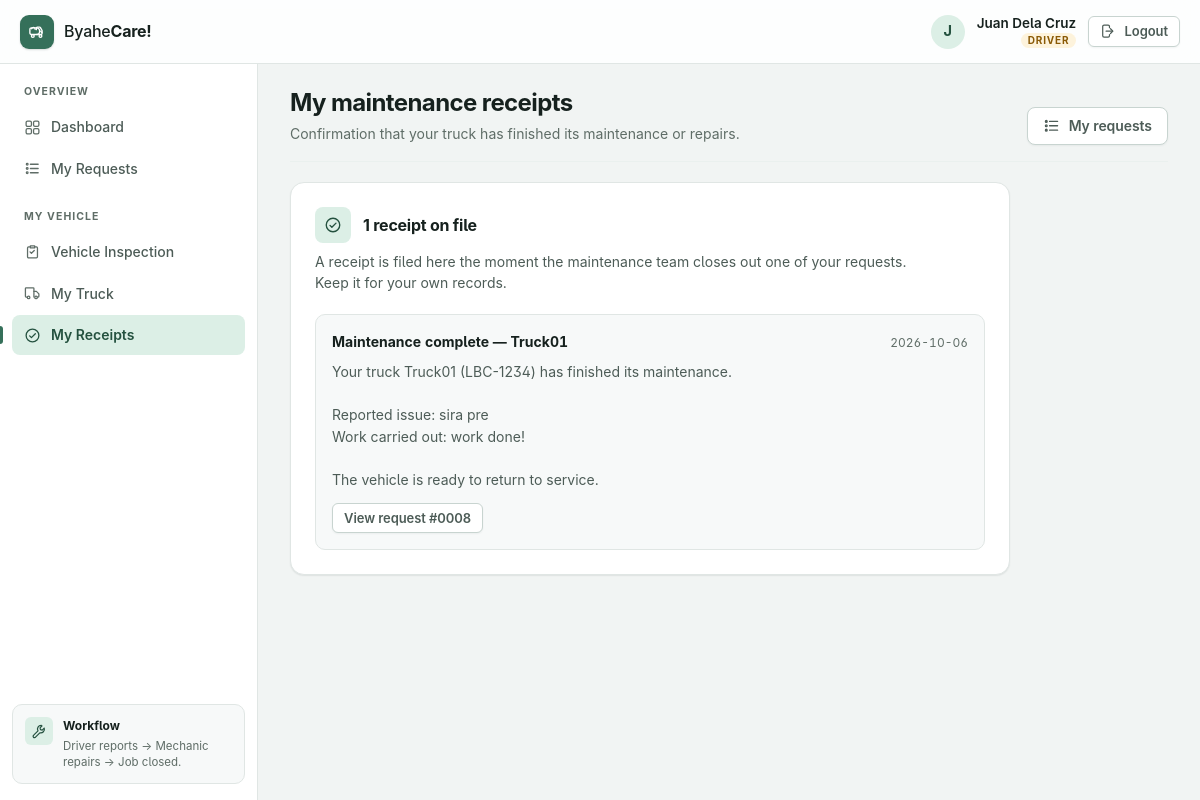
The page /receipts (signed in) on the database its author committed.
### tables this page shows
CREATE TABLE notifications (
            id INTEGER PRIMARY KEY AUTOINCREMENT,
            user_id INTEGER NOT NULL,
            request_id INTEGER,
            title TEXT NOT NULL,
            body TEXT,
            created_at TEXT,
            is_read INTEGER DEFAULT 0
        );

### app.py (the view)
@app.route("/receipts")
def receipts():
    if "user_id" not in session:
        return redirect(url_for("login"))
    if session["role"] != "driver":
        flash("Only drivers have maintenance receipts.", "error")
        return redirect(url_for("dashboard"))
    conn = get_db()
    receipts = conn.execute("""
        SELECT
            notifications.*,
            trucks.truck_number,
            trucks.plate_number
        FROM notifications
        LEFT JOIN inspection_requests
        ON notifications.request_id = inspection_requests.id
        LEFT JOIN trucks
        ON inspection_requests.truck_id = trucks.id
        WHERE notifications.user_id = ?
        ORDER BY notifications.id DESC
    """, (session["user_id"],)).fetchall()
    unread_count = conn.execute("""
        SELECT COUNT(*) FROM notifications
        WHERE user_id = ? AND is_read = 0
    """, (session["user_id"],)).fetchone()[0]
    mark_receipts_read(conn, session["user_id"])
    conn.commit()
    conn.close()
    return render_template(
        "receipts.html",
        receipts=receipts,
        unread_count=unread_count
    )

### app.py (called while the page is built)
def get_db():
    conn = sqlite3.connect(DATABASE)
    conn.row_factory = sqlite3.Row
    return conn

def mark_receipts_read(conn, user_id):
    conn.execute("""
        UPDATE notifications
        SET is_read = 1
        WHERE user_id = ? AND is_read = 0
    """, (user_id,))

### templates/receipts.html (shortened to what this page needs)
{% extends "base.html" %}
{% block page_title %}My maintenance receipts{% endblock %}
{% block page_subtitle %}
    Confirmation that your truck has finished its maintenance or repairs.
{% endblock %}
{% block page_actions %}
    <a class="btn btn--ghost" href="{{ url_for('requests') }}">
        <svg class="icon" aria-hidden="true"><use href="#i-list"></use></svg>
        My requests
    </a>
{% endblock %}
{% block content %}
{% if receipts %}
    <section class="panel u-narrow">
        <div class="panel__head">
            <span class="panel__icon">
                <svg class="icon" aria-hidden="true"><use href="#i-check-badge"></use></svg>
            </span>
            <h3>
                {{ receipts|length }} {{ 'receipt' if receipts|length == 1 else 'receipts' }}
                on file
            </h3>
        </div>
        <p>
            A receipt is filed here the moment the maintenance team closes out
            one of your requests. Keep it for your own records.
        </p>
        <ul class="receipts">
            {% for receipt in receipts %}
                <li class="receipt {{ 'is-unread' if not receipt['is_read'] }}">
                    <div class="receipt__head">
                        <strong>{{ receipt['title'] }}</strong>
                        <time datetime="{{ receipt['created_at'] }}">
                            {{ receipt['created_at'] or 'just now' }}
                        </time>
                    </div>
                    <p class="receipt__body">{{ receipt['body'] }}</p>
                    {% if receipt['request_id'] %}
                        <a class="btn btn--ghost btn--sm"
                           href="{{ url_for('requests') }}#request-{{ receipt['request_id'] }}">
                            View request #{{ '%04d'|format(receipt['request_id']) }}
                        </a>
                    {% endif %}
                </li>
            {% endfor %}
        </ul>
    </section>
{% endif %}
{% endblock %}

### static/style.css (style rules this page uses)
:root { --bg: #f1f4f3; --bg-accent: #e6edea; --surface: #ffffff; --surface-2: #f7f9f9; --surface-3: #eef2f1; --surface-inset: #f4f7f6; --border: #e0e6e4; --border-soft: #eaf0ee; --border-strong: #c8d4d0; --text: #16211e; --text-2: #4d5c57; --muted: #5f6d67; --brand: #35705a; --brand-strong: #24513f; --brand-hover: #2d6150; --brand-soft: #dcefe6; --brand-softer: #eff7f3; --on-brand: #ffffff; --ring: #35705a; --pending-bg: #fdf3dc; --pending-fg: #8a5a06; --pending-line: #f0dcae; --active-bg: #e2eefb; --active-fg: #175a92; --active-line: #c3dcf5; --ok-bg: #ddf2e6; --ok-fg: #1a6b45; --ok-line: #b6e0c8; --err-bg: #fdeaea; --err-fg: #a02c2c; --err-line: #f5c9c9; --muted-bg: #eaeef0; --muted-fg: #55666e; --muted-line: #d8e0e4; --info-bg: var(--active-bg); --info-fg: var(--active-fg); --warn-bg: var(--pending-bg); --warn-fg: var(--pending-fg); --scrim: rgba(14, 32, 26, .42); --shadow-xs: 0 1px 2px rgba(18, 38, 31, .05); --shadow-sm: 0 1px 2px rgba(18, 38, 31, .05), 0 1px 1px rgba(18, 38, 31, .03); --shadow: 0 2px 4px rgba(18, 38, 31, .04), 0 10px 24px -14px rgba(18, 38, 31, .16); --shadow-lg: 0 8px 20px -8px rgba(18, 38, 31, .12), 0 28px 56px -28px rgba(18, 38, 31, .3); --shadow-focus: 0 0 0 3px rgba(53, 112, 90, .18); --r-xs: 6px; --r-sm: 8px; --r: 10px; --r-lg: 14px; --r-xl: 18px; --r-full: 999px; --s-1: 4px; --s-2: 8px; --s-3: 12px; --s-4: 16px; --s-5: 20px; --s-6: 24px; --s-8: 32px; --s-10: 40px; --s-12: 48px; --topbar-h: 64px; --sidebar-w: 258px; --page-max: 1400px; --measure: 68ch; --ease: cubic-bezier(.2, .7, .3, 1); }
*, *::before, *::after { box-sizing: border-box; }
* { margin: 0; }
html { -webkit-text-size-adjust: 100%; background-color: var(--bg); }
body { font-family: "Inter", -apple-system, BlinkMacSystemFont, "Segoe UI", Roboto, "Helvetica Neue", Arial, sans-serif; font-size: 15px; line-height: 1.55; font-feature-settings: "cv05" 1, "ss01" 1; background-color: var(--bg); color: var(--text); -webkit-font-smoothing: antialiased; -moz-osx-font-smoothing: grayscale; min-height: 100vh; overflow-wrap: break-word; }
h1, h2, h3, h4 { font-weight: 650; letter-spacing: -.015em; line-height: 1.25; text-wrap: balance; }
p { text-wrap: pretty; }
.icon { width: 1.25em; height: 1.25em; fill: none; stroke: currentColor; stroke-width: 1.8; stroke-linecap: round; stroke-linejoin: round; flex: none; }
a { color: var(--brand); }
strong, .num, td, time { font-variant-numeric: tabular-nums; }
.u-narrow { max-width: 720px; margin-top: 0; }
.btn { display: inline-flex; align-items: center; justify-content: center; gap: var(--s-2); padding: 9px 15px; border: 1px solid transparent; border-radius: var(--r-sm); background: var(--brand); color: var(--on-brand); font: inherit; font-weight: 600; font-size: 14px; line-height: 1.25; letter-spacing: -.005em; text-decoration: none; cursor: pointer; white-space: nowrap; box-shadow: var(--shadow-xs); transition: background-color .16s var(--ease), border-color .16s var(--ease), box-shadow .16s var(--ease), color .16s var(--ease); }
.btn--sm { padding: 6px 11px; font-size: 13px; border-radius: var(--r-xs); }
.btn--ghost { background: var(--surface); color: var(--text-2); border-color: var(--border-strong); box-shadow: var(--shadow-xs); }
.panel { padding: var(--s-6); background: var(--surface); border: 1px solid var(--border); border-radius: var(--r-lg); box-shadow: var(--shadow-sm); }
.panel__head { display: flex; align-items: center; gap: var(--s-3); }
.panel__icon { flex: none; width: 36px; height: 36px; display: grid; place-items: center; border-radius: var(--r-sm); background: var(--brand-soft); color: var(--brand-strong); }
.panel__icon .icon { width: 18px; height: 18px; }
.panel h3 { font-size: 16px; font-weight: 650; letter-spacing: -.015em; }
.panel p { margin-top: var(--s-2); max-width: var(--measure); color: var(--text-2); font-size: 14px; }
.receipts { list-style: none; padding: 0; margin: var(--s-5) 0 0; display: grid; gap: var(--s-3); }
.receipt { padding: var(--s-4); border-radius: var(--r); background: var(--surface-2); border: 1px solid var(--border); }
.receipt__head { display: flex; align-items: baseline; justify-content: space-between; gap: var(--s-3); flex-wrap: wrap; }
.receipt__head strong { font-size: 14px; font-weight: 650; }
.receipt__head time { font-size: 12px; color: var(--muted); white-space: nowrap; }
.receipt__body { margin: 7px 0 0; font-size: 13.5px; color: var(--text-2); white-space: pre-line; max-width: var(--measure); }
.receipt .btn { margin-top: var(--s-3); }

### rows shown on the page
notifications: title "Maintenance complete — Truck01", created_at "2026-10-06", body "Your truck Truck01 (LBC-1234) has finished its maintenance. Reported issue: sira pre Work carried out: work done! The vehicle is ready to return to service.", request_id "0008"

### other values the page prints
{{ session['name'][0]|upper }} "J"
{{ session['name'] }} "Juan Dela Cruz"
{{ session['role'] }} "DRIVER"
{{ label }} "Dashboard My Requests Vehicle Inspection My Truck My Receipts"
{{ receipts|length }} "1"
{{ 'receipt' if receipts|length == 1 else 'receipts' }} "receipt"
